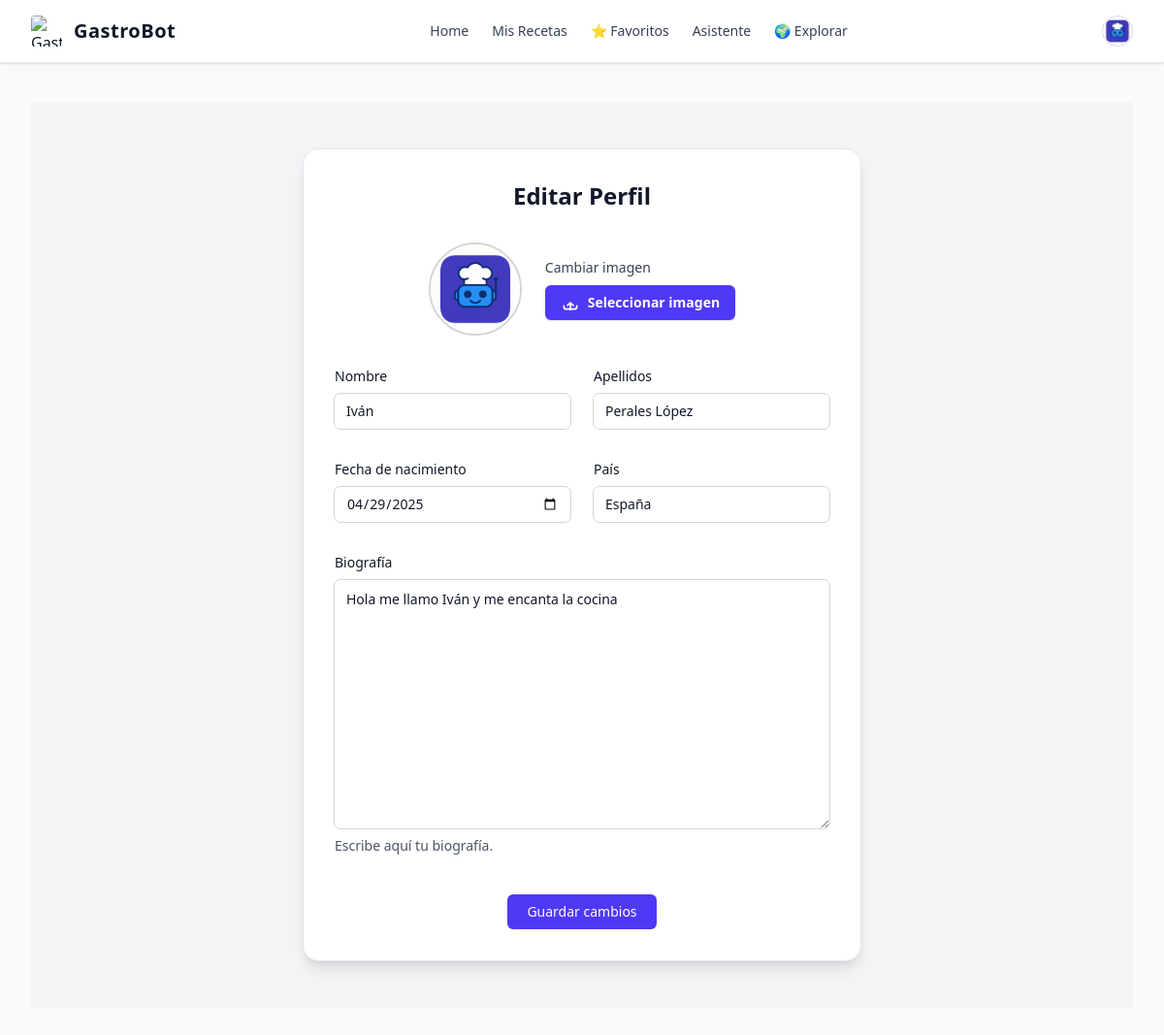
The app's page /usuarios/perfil/editar/ (signed in) with its own data.
### usuarios/models.py (models this page shows, shortened)
class Perfil(models.Model):
    user = models.OneToOneField(User, on_delete=models.CASCADE)
    imagen = models.ImageField(upload_to='perfiles/', blank=True, null=True)
    bio = models.TextField(max_length=500, blank=True)
    pais = models.CharField(max_length=100, blank=True)
    nombre = models.CharField(max_length=100, blank=True)
    apellidos = models.CharField(max_length=100, blank=True)
    fecha_nacimiento = models.DateField(null=True, blank=True)

### usuarios/views.py (the view, shortened to what this page needs)
# urls.py: path('perfil/editar/', views.editar_perfil, name='editar_perfil'),
@login_required
def editar_perfil(request):
    perfil = request.user.perfil
    form = PerfilForm(request.POST or None, request.FILES or None, instance=perfil)
    return render(request, 'usuarios/editar_perfil.html', {'form': form, 'perfil': perfil})

### usuarios/forms.py
class PerfilForm(forms.ModelForm):
    class Meta:
        model = Perfil
        fields = ['imagen', 'bio', 'pais', 'fecha_nacimiento', 'nombre', 'apellidos']
        widgets = {
            'fecha_nacimiento': DateInput(attrs={'type': 'date'}, format='%Y-%m-%d'),
        }
    def __init__(self, *args, **kwargs):
        super().__init__(*args, **kwargs)
        if self.instance and self.instance.pk and self.instance.fecha_nacimiento:
            self.initial['fecha_nacimiento'] = self.instance.fecha_nacimiento.strftime('%Y-%m-%d')

### usuarios/context_processors.py (called while the page is built)
def perfil_usuario(request):
    if request.user.is_authenticated:
        try:
            return {'perfil': request.user.perfil}
        except Perfil.DoesNotExist:
            return {'perfil': None}
    return {'perfil': None}

### usuarios/templatetags/form_filters.py (called while the page is built)
@register.filter(name='add_class')
def add_class(field, css_class):
    attrs = field.field.widget.attrs.copy()
    attrs["class"] = css_class
    return field.as_widget(attrs=attrs)

### usuarios/templates/usuarios/editar_perfil.html (shortened to what this page needs)
{% extends 'base.html' %}
{% load static %}
{% load form_filters %}
{% block content %}
<div class="min-h-screen bg-gray-100 dark:bg-gray-900 py-12 px-4 flex justify-center">
  <div class="bg-white dark:bg-gray-800 w-full max-w-xl rounded-2xl shadow-lg p-8 space-y-8 border border-gray-200 dark:border-gray-700">
    <h2 class="text-2xl font-bold text-center text-gray-900 dark:text-white">Editar Perfil</h2>
    <form method="POST" enctype="multipart/form-data" class="space-y-8">
      <div class="flex items-center justify-center gap-6">
        <div id="preview-container">
          {% if form.instance.imagen %}
            <img id="preview-imagen" src="{{ form.instance.imagen.url }}" alt="Foto actual"
                 class="h-24 w-24 rounded-full object-cover border-2 border-gray-300 dark:border-gray-600" />
          {% else %}
            <div id="preview-placeholder"
                 class="h-24 w-24 rounded-full bg-gray-100 dark:bg-gray-700 text-gray-400 flex items-center justify-center border-2 border-gray-300 dark:border-gray-600 text-sm">
              Sin foto
            </div>
          {% endif %}
        </div>
        <div>
          <label for="id_imagen" class="block text-sm font-medium text-gray-700 dark:text-gray-300 mb-2">Cambiar imagen</label>
          <label for="id_imagen"
                 class="inline-flex cursor-pointer items-center gap-2 rounded-md bg-indigo-600 px-4 py-2 text-sm font-semibold text-white shadow-sm hover:bg-indigo-500 transition">
            <svg class="h-5 w-5" fill="none" stroke="currentColor" stroke-width="2" viewBox="0 0 24 24"
                 xmlns="http://www.w3.org/2000/svg">
              <path stroke-linecap="round" stroke-linejoin="round"
                    d="M4 16v1a3 3 0 003 3h10a3 3 0 003-3v-1M12 12v9m0-9l3.5 3.5M12 12L8.5 15.5" />
            </svg>
            Seleccionar imagen
          </label>
        </div>
      </div>
      <div class="grid grid-cols-1 sm:grid-cols-2 gap-6">
        <div>
          <label for="id_nombre" class="block text-sm font-medium text-gray-900 dark:text-white">Nombre</label>
          <div class="mt-2">
            {{ form.nombre|add_class:"block w-full rounded-md bg-white dark:bg-gray-800 px-3 py-1.5 text-base text-gray-900 dark:text-white outline outline-1 outline-gray-300 dark:outline-gray-600 placeholder:text-gray-400 focus-visible:outline-2 focus-visible:outline-indigo-600 sm:text-sm/6" }}
          </div>
        </div>
        <div>
          <label for="id_apellidos" class="block text-sm font-medium text-gray-900 dark:text-white">Apellidos</label>
          <div class="mt-2">
            {{ form.apellidos|add_class:"block w-full rounded-md bg-white dark:bg-gray-800 px-3 py-1.5 text-base text-gray-900 dark:text-white outline outline-1 outline-gray-300 dark:outline-gray-600 placeholder:text-gray-400 focus-visible:outline-2 focus-visible:outline-indigo-600 sm:text-sm/6" }}
          </div>
        </div>
      </div>
      <div class="grid grid-cols-1 sm:grid-cols-2 gap-6">
        <div>
          <label for="id_fecha_nacimiento" class="block text-sm font-medium text-gray-900 dark:text-white">Fecha de nacimiento</label>
          <div class="mt-2">
            {{ form.fecha_nacimiento|add_class:"block w-full rounded-md bg-white dark:bg-gray-800 px-3 py-1.5 text-base text-gray-900 dark:text-white outline outline-1 outline-gray-300 dark:outline-gray-600 placeholder:text-gray-400 focus-visible:outline-2 focus-visible:outline-indigo-600 sm:text-sm/6" }}
          </div>
        </div>
        <div>
          <label for="id_pais" class="block text-sm font-medium text-gray-900 dark:text-white">País</label>
          <div class="mt-2">
            {{ form.pais|add_class:"block w-full rounded-md bg-white dark:bg-gray-800 px-3 py-1.5 text-base text-gray-900 dark:text-white outline outline-1 outline-gray-300 dark:outline-gray-600 focus-visible:outline-2 focus-visible:outline-indigo-600 sm:text-sm/6" }}
          </div>
        </div>
      </div>
      <div>
        <label for="id_bio" class="block text-sm font-medium text-gray-900 dark:text-white">Biografía</label>
        <div class="mt-2">
          {{ form.bio|add_class:"block w-full rounded-md bg-white dark:bg-gray-800 px-3 py-2 text-base text-gray-900 dark:text-white outline outline-1 outline-gray-300 dark:outline-gray-600 placeholder:text-gray-400 focus-visible:outline-2 focus-visible:outline-indigo-600 sm:text-sm/6 min-h-[100px]" }}
        </div>
        <p class="mt-2 text-sm text-gray-600 dark:text-gray-400">Escribe aquí tu biografía.</p>
      </div>
      <div class="text-center pt-2">
        <button type="submit"
          class="inline-block bg-indigo-600 text-white text-sm font-medium px-5 py-2 rounded-md hover:bg-indigo-500 focus-visible:outline-2 focus-visible:outline-offset-2 focus-visible:outline-indigo-600">
          Guardar cambios
        </button>
      </div>
    </form>
  </div>
</div>
{% endblock %}

### core/templates/base.html (shortened to what this page needs)
{% load static %}
<!DOCTYPE html>
<html lang="es" class="h-full font-sans dark">
  <head>
    <link rel="stylesheet" href="{% static 'css/dist/styles.css' %}" />
  </head>
  <body class="h-full bg-gray-50 text-gray-900 dark:bg-gray-900 dark:text-gray-100">
    <div class="min-h-full">
      <nav class="bg-white dark:bg-gray-900 border-b border-gray-200 dark:border-gray-800 shadow-sm">
        <div class="max-w-7xl mx-auto px-4 sm:px-6 lg:px-8">
          <div class="flex h-16 items-center justify-between">
            <div class="flex items-center space-x-3">
              <a href="/">
                <img class="h-8 w-8 rounded" src="{% static 'img/favicon.ico' %}" alt="GastroBot Logo" />
              </a>
              <span class="text-gray-900 dark:text-gray-100 text-xl font-semibold tracking-wide">GastroBot</span>
            </div>
            <div class="hidden md:flex space-x-6 text-sm font-medium">
              <a href="/" class="text-gray-700 dark:text-gray-300 hover:text-violet-500 dark:hover:text-violet-400 transition">Home</a>
              <a href="{% url 'recetas:mis_recetas' %}" class="text-gray-700 dark:text-gray-300 hover:text-violet-500 dark:hover:text-violet-400 transition">Mis Recetas</a>
              <a href="{% url 'recetas:favoritos' %}" class="text-gray-700 dark:text-gray-300 hover:text-violet-500 dark:hover:text-violet-400 transition">⭐ Favoritos</a>
              <a href="{% url 'asistente' %}" class="text-gray-700 dark:text-gray-300 hover:text-violet-500 dark:hover:text-violet-400 transition">Asistente</a>
              <a href="{% url 'recetas:explorar_recetas' %}" class="text-gray-700 dark:text-gray-300 hover:text-violet-500 dark:hover:text-violet-400 transition">🌍 Explorar</a>
            </div>
            <div class="flex items-center space-x-4 text-sm">
              {% if user.is_authenticated and perfil %}
              <div class="relative">
                <details class="relative">
                  <summary class="list-none cursor-pointer flex items-center space-x-2">
                    {% if perfil.imagen and perfil.imagen.name %}
                    <img class="h-8 w-8 rounded-full border border-gray-300 object-cover" src="{{ perfil.imagen.url }}" alt="Avatar" />
                    {% else %}
                    <img class="h-8 w-8 rounded-full border border-gray-300 object-cover" src="/media/defaults/default_user.png" alt="Avatar" />
                    {% endif %}
                  </summary>
                </details>
              </div>
              {% endif %}
            </div>
          </div>
        </div>
      </nav>
      <main>
        <div class="mx-auto max-w-7xl px-4 py-10 sm:px-6 lg:px-8 space-y-6">
          {% block content %}{% endblock %}
        </div>
      </main>
    </div>
  </body>
</html>

### records on screen
Perfil: imagen (picture), instance.imagen (picture), nombre "Iván", apellidos "Perales López", fecha_nacimiento "04/29/2025", pais "España", bio "Hola me llamo Iván y me encanta la cocina"
